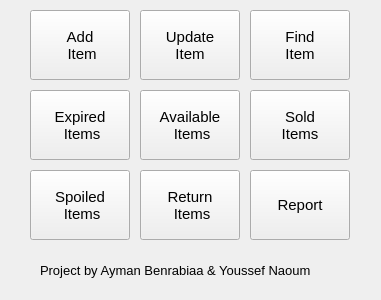
<?xml version="1.0" encoding="UTF-8"?>
<ui version="4.0">
 <class>MainWindow</class>
 <widget class="QMainWindow" name="MainWindow">
  <property name="geometry">
   <rect>
    <x>0</x>
    <y>0</y>
    <width>381</width>
    <height>300</height>
   </rect>
  </property>
  <property name="windowTitle">
   <string>Grocery Store Manager 1.0</string>
  </property>
  <widget class="QWidget" name="centralWidget">
   <widget class="QPushButton" name="btnAddItem">
    <property name="geometry">
     <rect>
      <x>30</x>
      <y>10</y>
      <width>100</width>
      <height>70</height>
     </rect>
    </property>
    <property name="font">
     <font>
      <pointsize>11</pointsize>
     </font>
    </property>
    <property name="text">
     <string>Add
 Item</string>
    </property>
   </widget>
   <widget class="QPushButton" name="btnUpdateItem">
    <property name="geometry">
     <rect>
      <x>140</x>
      <y>10</y>
      <width>100</width>
      <height>70</height>
     </rect>
    </property>
    <property name="font">
     <font>
      <pointsize>11</pointsize>
     </font>
    </property>
    <property name="text">
     <string>Update
Item</string>
    </property>
   </widget>
   <widget class="QPushButton" name="btnAvailableItems">
    <property name="geometry">
     <rect>
      <x>140</x>
      <y>90</y>
      <width>100</width>
      <height>70</height>
     </rect>
    </property>
    <property name="font">
     <font>
      <pointsize>11</pointsize>
     </font>
    </property>
    <property name="text">
     <string>Available 
 Items</string>
    </property>
   </widget>
   <widget class="QPushButton" name="btnSoldItems">
    <property name="geometry">
     <rect>
      <x>250</x>
      <y>90</y>
      <width>100</width>
      <height>70</height>
     </rect>
    </property>
    <property name="font">
     <font>
      <pointsize>11</pointsize>
     </font>
    </property>
    <property name="text">
     <string>Sold
Items</string>
    </property>
   </widget>
   <widget class="QPushButton" name="btnReport">
    <property name="geometry">
     <rect>
      <x>250</x>
      <y>170</y>
      <width>100</width>
      <height>70</height>
     </rect>
    </property>
    <property name="font">
     <font>
      <pointsize>11</pointsize>
     </font>
    </property>
    <property name="text">
     <string>Report</string>
    </property>
   </widget>
   <widget class="QLabel" name="label">
    <property name="geometry">
     <rect>
      <x>40</x>
      <y>260</y>
      <width>331</width>
      <height>20</height>
     </rect>
    </property>
    <property name="font">
     <font>
      <pointsize>10</pointsize>
     </font>
    </property>
    <property name="text">
     <string>Project by Ayman Benrabiaa &amp; Youssef Naoum</string>
    </property>
   </widget>
   <widget class="QPushButton" name="btnExpiredItems">
    <property name="geometry">
     <rect>
      <x>30</x>
      <y>90</y>
      <width>100</width>
      <height>70</height>
     </rect>
    </property>
    <property name="font">
     <font>
      <pointsize>11</pointsize>
     </font>
    </property>
    <property name="text">
     <string>Expired 
 Items</string>
    </property>
   </widget>
   <widget class="QPushButton" name="btnSpoiledItem">
    <property name="geometry">
     <rect>
      <x>30</x>
      <y>170</y>
      <width>100</width>
      <height>70</height>
     </rect>
    </property>
    <property name="font">
     <font>
      <pointsize>11</pointsize>
     </font>
    </property>
    <property name="text">
     <string>Spoiled 
 Items</string>
    </property>
   </widget>
   <widget class="QPushButton" name="btnReturnItems">
    <property name="geometry">
     <rect>
      <x>140</x>
      <y>170</y>
      <width>100</width>
      <height>70</height>
     </rect>
    </property>
    <property name="font">
     <font>
      <pointsize>11</pointsize>
     </font>
    </property>
    <property name="text">
     <string>Return 
 Items</string>
    </property>
   </widget>
   <widget class="QPushButton" name="btnFindItem">
    <property name="geometry">
     <rect>
      <x>250</x>
      <y>10</y>
      <width>100</width>
      <height>70</height>
     </rect>
    </property>
    <property name="font">
     <font>
      <pointsize>11</pointsize>
     </font>
    </property>
    <property name="text">
     <string>Find
Item</string>
    </property>
   </widget>
  </widget>
 </widget>
 <layoutdefault spacing="6" margin="11"/>
 <resources/>
 <connections/>
</ui>
